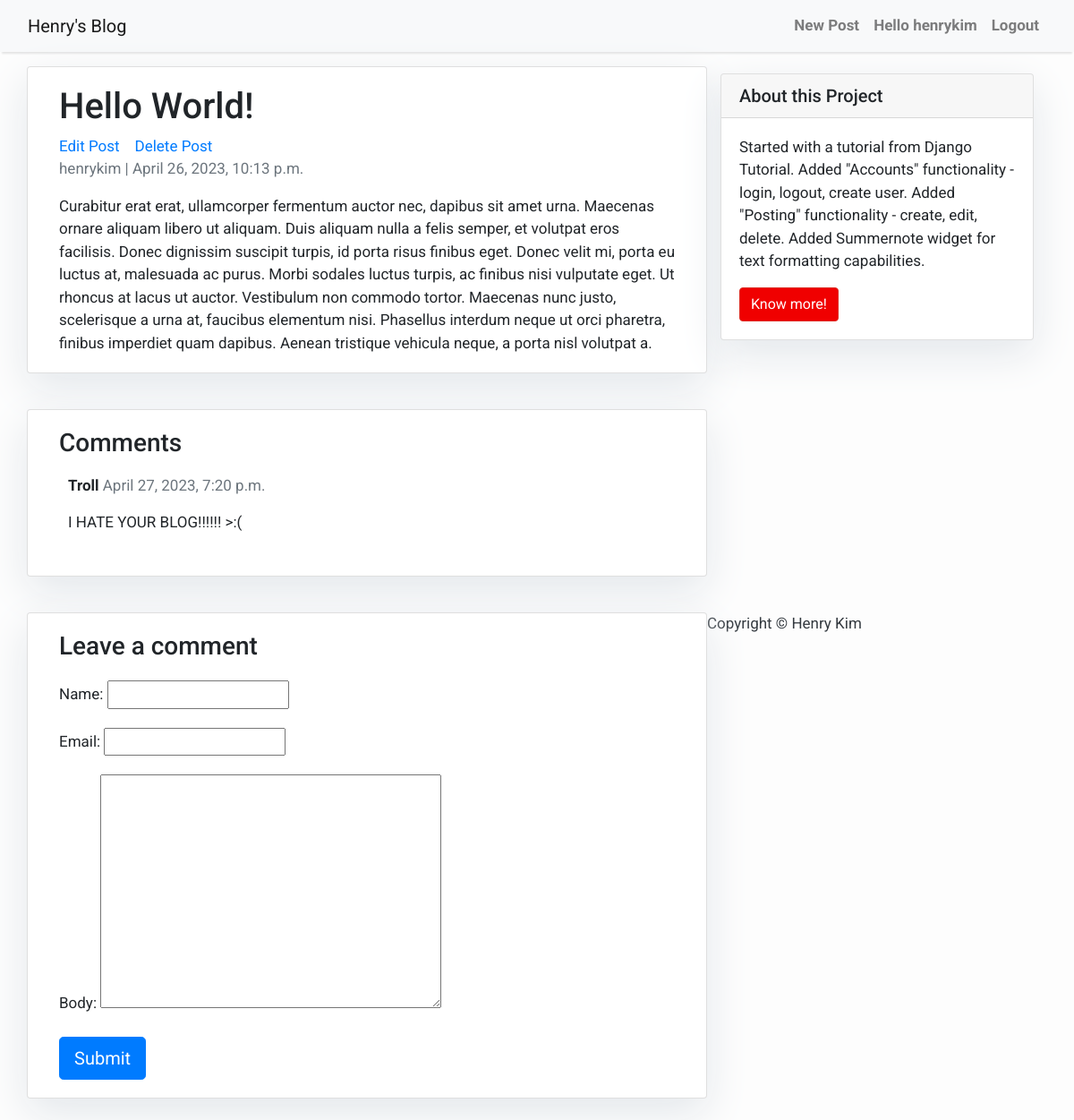
The page /blog/hello-world/ (signed in) on the database its author committed.
### blog/models.py (models this page shows, shortened)
class Post(models.Model):
    title = models.CharField(max_length=200, unique=True)
    slug = models.SlugField(max_length=200, unique=True)
    author = models.ForeignKey(
        User,
        related_name="blog_posts",
        on_delete=models.CASCADE,
    )
    updated_on = models.DateTimeField(auto_now=True)
    content = models.TextField()
    created_on = models.DateTimeField(auto_now_add=True)
    status = models.IntegerField(choices=STATUS, default=0)
    class Meta:
        ordering = ["-created_on"] # negative indicates reverse order, so recenty appears first

class Comment(models.Model):
    post = models.ForeignKey(
        Post,
        related_name="comments",
        on_delete=models.CASCADE,
    )
    name = models.CharField(max_length=100)
    email = models.EmailField()
    body = models.TextField()
    created_on = models.DateTimeField(auto_now_add=True)
    active = models.BooleanField(default=False)
    class Meta:
        ordering = ["created_on"]

### blog/views.py (the view)
# urls.py: path("<slug:slug>/", post_details, name="post_detail")
def post_details(request, slug):
    post = get_object_or_404(Post, slug=slug)
    comments = post.comments.filter(active=True)
    new_comment = None
    if request.method == "POST":
        comment_form = CommentForm(data=request.POST)
        if comment_form.is_valid():
            new_comment = comment_form.save(False)
            new_comment.post = post
            new_comment.save()
    else:
        comment_form = CommentForm()
    context = {
        "post": post,
        "object": post,
        "comments": comments,
        "new_comment": new_comment,
        "comment_form": comment_form
    }
    return render(request, "post_detail.html", context)

### blog/forms.py
class CommentForm(ModelForm):
    class Meta:
        model = Comment
        fields = (
            "name",
            "email",
            "body"
        )

### templates/post_detail.html (shortened to what this page needs)
{% extends 'base.html' %} {% block content %}
<div class="container">
  <div class="row">
    <div class="col-md-8 card mb-4  mt-3 left  top">
      <div class="card-body">
        <h1>{% block title %} {{ object.title }} {% endblock title %}</h1>
        <div>
          {% if user.is_authenticated %}
          <a href="{% url "edit_post" post.slug %}">Edit Post</a>&nbsp&nbsp&nbsp
          <a href="{% url "delete_post" post.slug %}">Delete Post</a>
          {% endif %}
        </div>
        <p class=" text-muted">{{ post.author }} | {{ post.created_on }}</p>
        <p class="card-text ">{{ object.content | safe }}</p>
      </div>
    </div>
    {% block sidebar %} {% include 'sidebar.html' %} {% endblock sidebar %}
    <div class="col-md-8 card mb-4  mt-3 ">
      <div class="card-body">
        <h3>Comments</h3>
        {% for comment in comments %}
        <div class="comments" style="padding: 10px;">
          <p class="font-weight-bold">
            {{ comment.name }}
            <span class=" text-muted font-weight-normal">
              {{ comment.created_on }}
            </span>
          </p>
          {{ comment.body | linebreaks }}
        </div>
        {% endfor %}
      </div>
    </div>
    <div class="col-md-8 card mb-4  mt-3 ">
      <div class="card-body">
        {% if new_comment %}
        <div class="alert alert-success" role="alert">
          Your comment is awaiting moderation
        </div>
        {% else %}
        <h3>Leave a comment</h3>
        <form method="post" style="margin-top: 1.3em;">
          {{ comment_form.as_p }}
          <button type="submit" class="btn btn-primary  btn-lg">Submit</button>
        </form>
        {% endif %}
</div>
</div>
{% endblock content %}

### templates/base.html (shortened to what this page needs)
<!DOCTYPE html>
<html>
    <head>
        <link rel="stylesheet" href="https://maxcdn.bootstrapcdn.com/bootstrap/4.0.0/css/bootstrap.min.css"
 />
    </head>
    <body>
        <nav class="navbar navbar-expand-lg navbar-light bg-light shadow" id="mainNav">
            <div class="container-fluid">
                <a class="navbar-brand" href="{% url 'home' %}">Henry's Blog</a>
                <div class="collapse navbar-collapse" id="navbarResponsive">
                    <ul class="navbar-nav ml-auto">
                        {% if user.is_authenticated %}
                        <li class="nav-item text-black">
                            <a class="nav-link text-black font-weight-bold" href="{% url "new_post" %}">New Post</a>
                        </li>
                        <li class="nav-item text-black">
                            <span class="nav-link text-black font-weight-bold">Hello {{ user }}</span>
                        </li>
                        <li class="nav-item text-black">
                            <a class="nav-link text-black font-weight-bold" href="{% url "logout" %}">Logout</a>
                        </li>
                        {% endif %}
                    </ul>
                </div>
            </div>
        </nav>
        {% block content %}{% endblock content %}
        <footer class="py-3 bg-grey">
            <p class="m-0 text-dark text-center ">Copyright &copy; Henry Kim</p>
        </footer>
    </body>
</html>

### templates/base.html (style rules this page uses)
body { font-family: "Roboto", sans-serif; font-size: 17px; background-color: #fdfdfd; }
.shadow { box-shadow: 0 4px 2px -2px rgba(0, 0, 0, 0.1); }

### templates/sidebar.html (style rules this page uses)
.card { box-shadow: 0 16px 48px #E3E7EB; }

### rows shown on the page
Post: title "Hello World!", author "henrykim", created_on "April 26, 2023, 10:13 p.m.", content "Curabitur erat erat, ullamcorper fermentum auctor nec, dapibus sit amet urna. Maecenas ornare aliquam libero ut aliquam. Duis aliquam nulla a felis semper, et volutpat eros facilisis. Donec dignissim suscipit turpis, id porta risus finibus eget. Donec velit mi, porta eu luctus at, malesuada ac purus. Morbi sodales luctus turpis, ac finibus nisi vulputate eget. Ut rhoncus at lacus ut auctor. Vestibulum non commodo tortor. Maecenas nunc justo, scelerisque a urna at, faucibus elementum nisi. Phasellus interdum neque ut orci pharetra, finibus imperdiet quam dapibus. Aenean tristique vehicula neque, a porta nisl volutpat a."
Comment: name "Troll", created_on "April 27, 2023, 7:20 p.m.", body "I HATE YOUR BLOG!!!!!! >:("

### other values the page prints
{{ user }} "henrykim"
